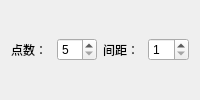
              <widget class="QWidget" name="page_smooth_LSM">
               <layout class="QHBoxLayout" name="horizontalLayout_7">
                <item>
                 <widget class="QLabel" name="label_56">
                  <property name="text">
                   <string>点数：</string>
                  </property>
                 </widget>
                </item>
                <item>
                 <widget class="QSpinBox" name="spinBox_smooth_LSM_dots">
                  <property name="minimum">
                   <number>5</number>
                  </property>
                  <property name="maximum">
                   <number>11</number>
                  </property>
                  <property name="singleStep">
                   <number>2</number>
                  </property>
                 </widget>
                </item>
                <item>
                 <widget class="QLabel" name="label_57">
                  <property name="text">
                   <string>间距：</string>
                  </property>
                 </widget>
                </item>
                <item>
                 <widget class="QSpinBox" name="spinBox_smooth_LSM_h">
                  <property name="minimum">
                   <number>1</number>
                  </property>
                  <property name="maximum">
                   <number>16</number>
                  </property>
                 </widget>
                </item>
               </layout>
              </widget>
